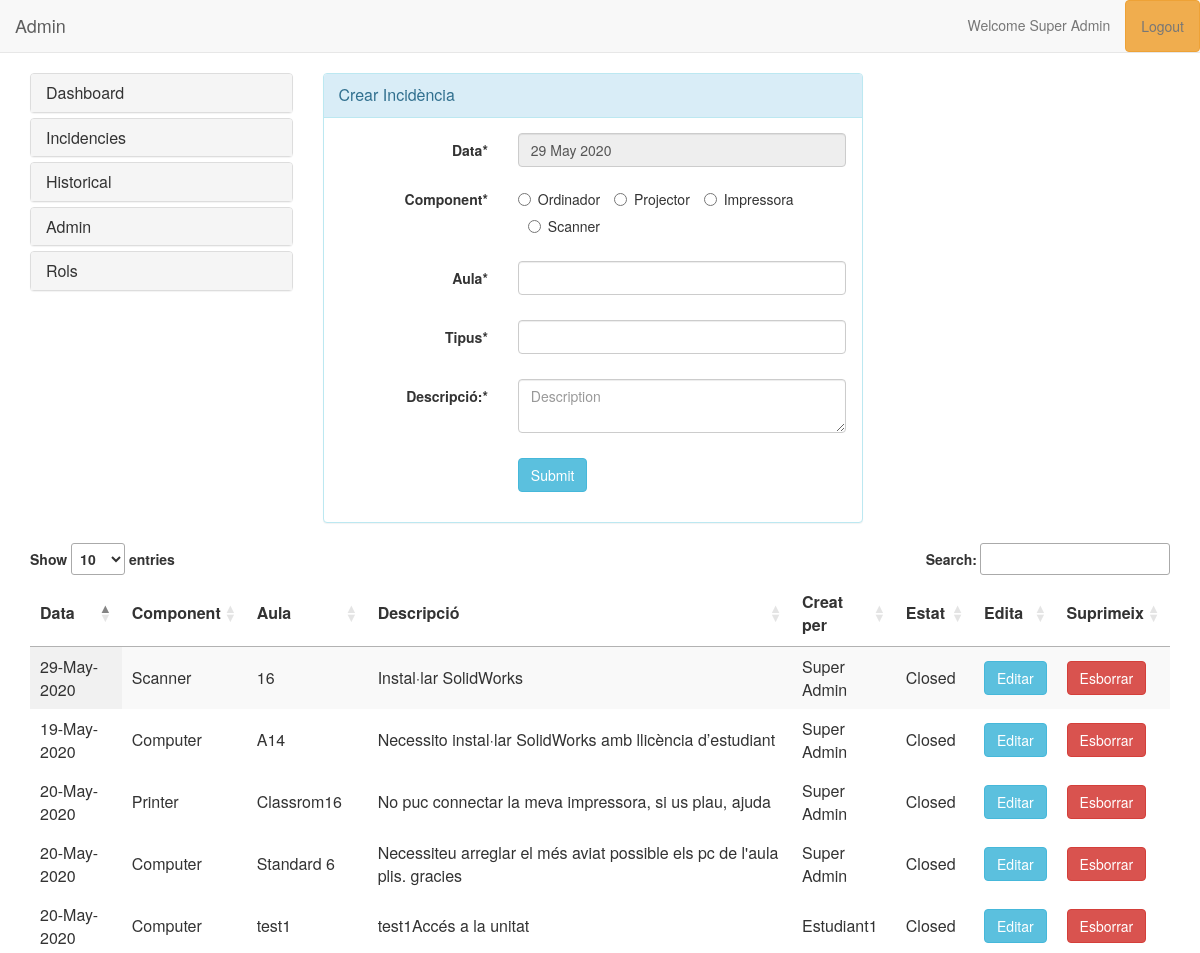
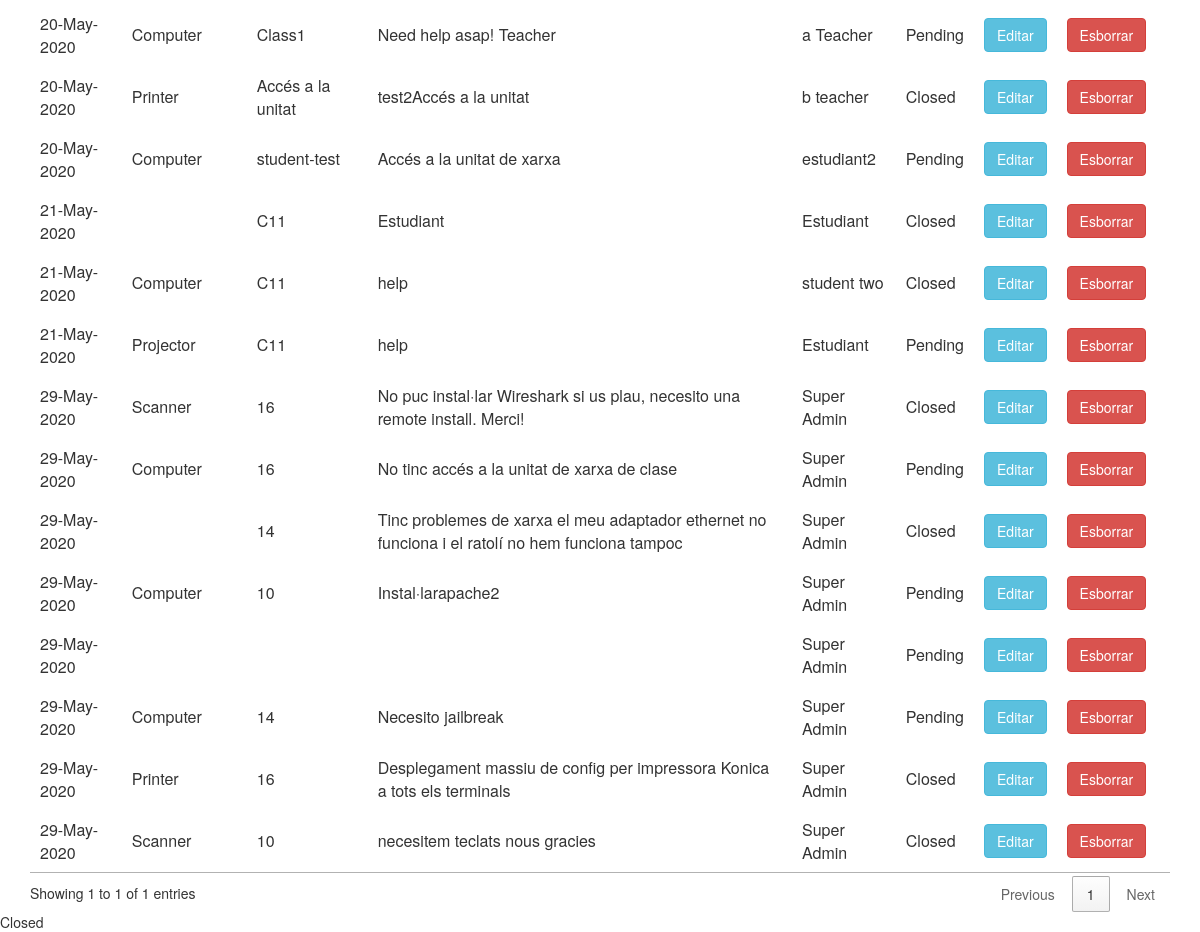
The page /Ticketing/incidencies.php (signed in) on the database its author committed (2 pictures, top to bottom).
### tables this page shows
CREATE TABLE `tbl_incident` (
  `id` int(11) NOT NULL,
  `date` timestamp NOT NULL DEFAULT current_timestamp(),
  `component` varchar(50) NOT NULL,
  `aula` varchar(20) NOT NULL,
  `description` varchar(1000) NOT NULL,
  `type` varchar(100) NOT NULL,
  `status` varchar(20) NOT NULL DEFAULT 'Pending',
  `createdby` varchar(100) NOT NULL,
  `role` varchar(100) NOT NULL
);

### Ticketing/incidencies.php (the view, shortened to what this page needs)
<?php
    include "header.php";
    $role = $_SESSION["role"];
    $user = $_SESSION["fullname"];
?>
    <div class="container">
        <div id="signupbox" class="mainbox col-md-6 col-sm-8">
            <div class="panel panel-info">
                <div class="panel-heading">
                    <div class="panel-title">Crear Incidència</div>
                </div>
                <div class="panel-body">
                    <form class="form-horizontal" method="post" action="#">
                        <div class="form-group required">
                            <label class="control-label col-md-4 requiredField"> Data<span class="asteriskField">*</span> </label>
                            <div class="controls col-md-8 ">
                                <input type="text" class="input-md textinput textInput form-control" value='<?php echo date('d M Y') ?>' readonly />
                            </div>
                        </div>
                        <div class="form-group required">
                            <label class="control-label col-md-4">Component<span class="asteriskField">*</span> </label>
                            <div class="controls col-md-8"  style="margin-bottom: 10px">
                                <label class="radio-inline"> <input type="radio" name="txtComponent" value="Computer" style="margin-bottom: 10px">Ordinador </label>
                                <label class="radio-inline"> <input type="radio" name="txtComponent" value="Projector" style="margin-bottom: 10px">Projector </label>
                                <label class="radio-inline"> <input type="radio" name="txtComponent" value="Printer" style="margin-bottom: 10px">Impressora </label>
                                <label class="radio-inline"> <input type="radio" name="txtComponent" value="Scanner" style="margin-bottom: 10px">Scanner </label>
                            </div>
                        </div>
                        <div class="form-group required">
                            <label class="control-label col-md-4 requiredField"> Aula<span class="asteriskField">*</span> </label>
                            <div class="controls col-md-8 ">
                                <input type="text" class="input-md textinput textInput form-control" name="txtAula" style="margin-bottom: 10px" />
                            </div>
                        </div>
                        <div class="form-group required">
                            <label class="control-label col-md-4 requiredField"> Tipus<span class="asteriskField">*</span> </label>
                            <div class="controls col-md-8 ">
                                <input type="text" class="input-md textinput textInput form-control" name="txtType" style="margin-bottom: 10px" />
                            </div>
                        </div>
                        <div class="form-group required">
                            <label class="control-label col-md-4  requiredField">Descripció:<span class="asteriskField">*</span> </label>
                            <div class="controls col-md-8 ">
                                <textarea class="input-md textinput textInput form-control" name="txtDescription" placeholder="Description" style="margin-bottom: 10px"></textarea>
                            </div>
                        </div>
                        <div class="form-group">
                            <div class="aab controls col-md-4 "></div>
                            <div class="controls col-md-8 ">
                                <input type="submit" name="Signup" value="Submit" class="btn btn-primary btn btn-info" id="submit-id-signup" />
                            </div>
                        </div>
                    </form>
                </div>
            </div>
        </div>
    </div>
    <div class="container">
        <div iclass="mainbox col-md-9 col-sm-9">
            <table id="example" class="display" style="width:100%">
                <thead>
                    <tr>
                        <th>Data</th>
                        <th>Component</th>
                        <th>Aula</th>
                        <th>Descripció</th>
                        <th>Creat per</th>
                        <th>Estat</th>
                        <?php
                            if($role=="Admin"){
                        ?>
                        <th>Edita</th>
                        <th>Suprimeix</th>
                        <?php
                            }
                        ?>
                    </tr>
                </thead>
                <?php
                if($role=="Admin"){
                    $incident = mysqli_query($con, "SELECT id, date, component, aula, description, status, createdby FROM tbl_incident WHERE status<>'Resolved'");
                }else{
                    $incident = mysqli_query($con, "SELECT id, date, component, aula, description, status, createdby FROM tbl_incident WHERE status<>'Resolved' AND createdby='$user'");
                }
                    while($ic=mysqli_fetch_assoc($incident)){
                    ?>
                <tbody>
                    <tr>
                        <td><? echo date("d-M-Y", strtotime($ic["date"])) ?></td>
                        <td><? echo $ic["component"] ?></td>
                        <td><? echo $ic["aula"] ?></td>
                        <td><? echo $ic["description"] ?></td>
                        <td><? echo $ic["createdby"] ?></td>
                        <td><? echo $ic["status"] ?></td>
                        <?php
                            if($role=="Admin"){
                        ?>
                        <td><a class="btn btn-info" href='editincidence.php?id=<? echo $ic["id"] ?>'>Editar</a></td>
                        <td><a class="btn btn-danger" href='model/deleteincidence.php?id=<? echo $ic["id"] ?>' onclick="return confirm('Segur que voleu suprimir-ho?')">Esborrar</a></td>
                        <?php
                            }
                        ?>
                    </tr>
                </tbody>
                <?php
                        }
                ?>
            </table>
        </div>
        </div>
    </div>Closed
    </body>
</html>

### rows shown on the page
tbl_incident: date "29-May-2020", component "Scanner", aula "16", description "Instal·lar SolidWorks", createdby "Super Admin", status "Closed"
tbl_incident: date "19-May-2020", component "Computer", aula "A14", description "Necessito instal·lar SolidWorks amb llicència d’estudiant", createdby "Super Admin", status "Closed"
tbl_incident: date "20-May-2020", component "Printer", aula "Classrom16", description "No puc connectar la meva impressora, si us plau, ajuda", createdby "Super Admin", status "Closed"
tbl_incident: date "20-May-2020", component "Computer", aula "Standard 6", description "Necessiteu arreglar el més aviat possible els pc de l'aula plis. gracies", createdby "Super Admin", status "Closed"
tbl_incident: date "20-May-2020", component "Computer", aula "test1", description "test1Accés a la unitat", createdby "Estudiant1", status "Closed"
tbl_incident: date "20-May-2020", component "Computer", aula "Class1", description "Need help asap! Teacher", createdby "a Teacher", status "Pending"
tbl_incident: date "20-May-2020", component "Printer", aula "Accés a la unitat", description "test2Accés a la unitat", createdby "b teacher", status "Closed"
tbl_incident: date "20-May-2020", component "Computer", aula "student-test", description "Accés a la unitat de xarxa", createdby "estudiant2", status "Pending"
tbl_incident: date "21-May-2020", aula "C11", description "Estudiant", createdby "Estudiant", status "Closed"
tbl_incident: date "21-May-2020", component "Computer", aula "C11", description "help", createdby "student two", status "Closed"
tbl_incident: date "21-May-2020", component "Projector", aula "C11", description "help", createdby "Estudiant", status "Pending"
tbl_incident: date "29-May-2020", component "Scanner", aula "16", description "No puc instal·lar Wireshark si us plau, necesito una remote install. Merci!", createdby "Super Admin", status "Closed"
tbl_incident: date "29-May-2020", component "Computer", aula "16", description "No tinc accés a la unitat de xarxa de clase", createdby "Super Admin", status "Pending"
tbl_incident: date "29-May-2020", aula "14", description "Tinc problemes de xarxa el meu adaptador ethernet no funciona i el ratolí no hem funciona tampoc", createdby "Super Admin", status "Closed"
tbl_incident: date "29-May-2020", component "Computer", aula "10", description "Instal·larapache2", createdby "Super Admin", status "Pending"
tbl_incident: date "29-May-2020", createdby "Super Admin", status "Pending"
tbl_incident: date "29-May-2020", component "Computer", aula "14", description "Necesito jailbreak", createdby "Super Admin", status "Pending"
tbl_incident: date "29-May-2020", component "Printer", aula "16", description "Desplegament massiu de config per impressora Konica a tots els terminals", createdby "Super Admin", status "Closed"
tbl_incident: date "29-May-2020", component "Scanner", aula "10", description "necesitem teclats nous gracies", createdby "Super Admin", status "Closed"

### other values the page prints
$_SESSION["role"] "Admin"
$_SESSION["fullname"] "Super Admin"
